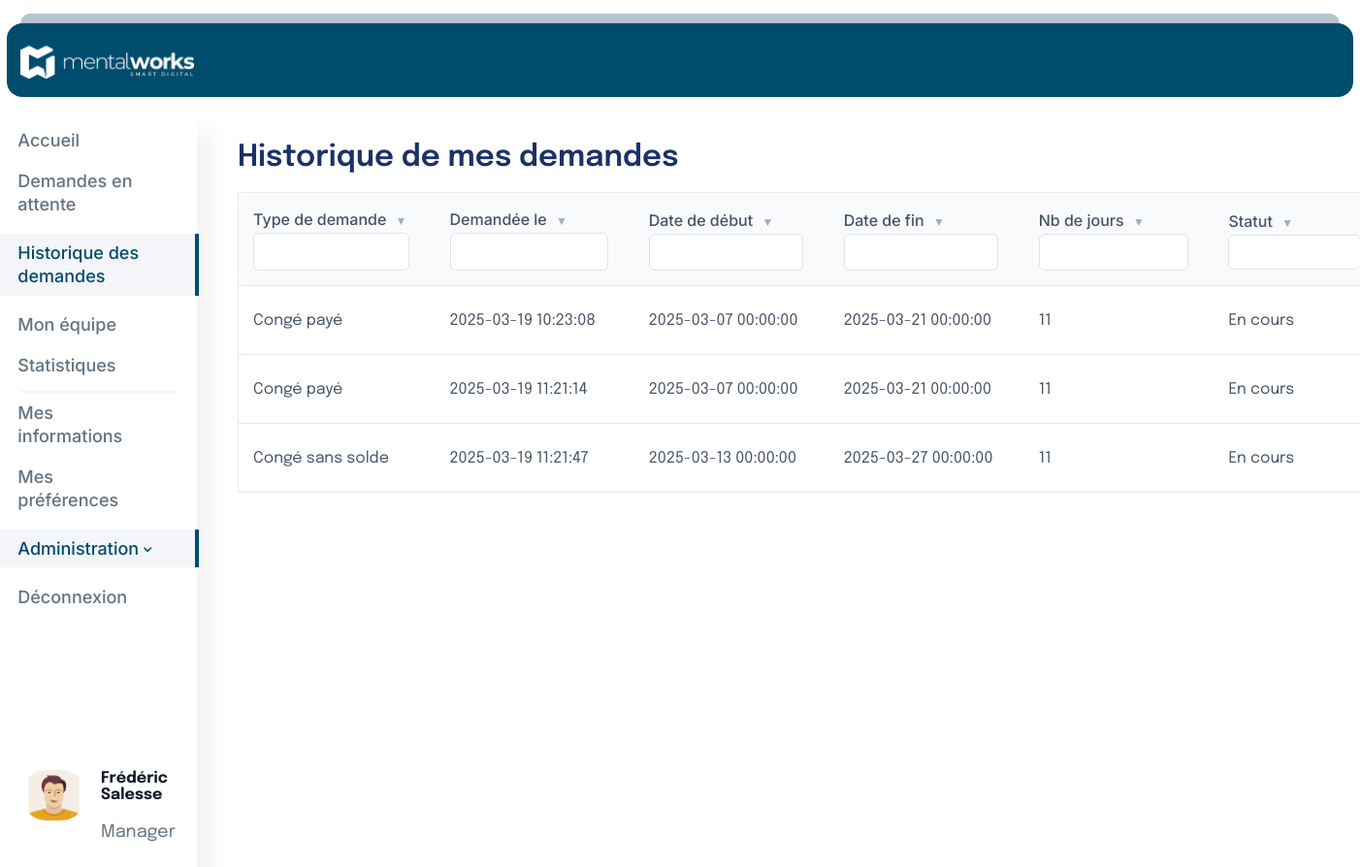
Screenshot of /historique.php (signed in) with the database file from the repository.
### tables this page shows
CREATE TABLE `request` (
  `id` int(11) NOT NULL,
  `request_type_id` int(11) NOT NULL,
  `collaborator_id` int(11) NOT NULL,
  `department_id` int(11) DEFAULT NULL,
  `created_at` datetime NOT NULL,
  `start_at` datetime NOT NULL,
  `end_at` datetime NOT NULL,
  `receipt_file` varchar(255) DEFAULT NULL,
  `comment` text DEFAULT NULL,
  `answer_comment` text DEFAULT NULL,
  `answer` tinyint(1) NOT NULL,
  `answer_at` datetime DEFAULT NULL
);

CREATE TABLE `request_type` (
  `id` int(11) NOT NULL,
  `name` varchar(255) NOT NULL
);

### historique.php (the view, shortened to what this page needs)
<?php
$order = 'asc';
$order = $_GET['order'] ?? $order ;
$demandes=[] ;
$user_id = $_SESSION['user_id'];
try {
    $pdo = new PDO('mysql:host=localhost;dbname=congefacile', 'root', '');
    $pdo->setAttribute(PDO::ATTR_ERRMODE, PDO::ERRMODE_EXCEPTION);
    $query = "SELECT
                request.request_type_id,
                request_type.name AS type_demande,
                request.created_at AS date_demande,
                request.start_at AS date_debut,
                request.end_at AS date_fin,
                request.answer AS etat_demande
              FROM request
              JOIN request_type ON request.request_type_id = request_type.id
              WHERE request.collaborator_id = :user_id";
    $stmt = $pdo->prepare($query);
    $stmt->bindParam(':user_id', $user_id, PDO::PARAM_INT);
    $stmt->execute();
    $demandes = $stmt->fetchAll(PDO::FETCH_ASSOC);
    $searchType = $_GET['searchType'] ?? '';
    $sortBy = $_GET['sortBy'] ?? 'date_demande';
    $order = $_GET['order'] ?? 'asc';
    $sortBy = $_GET['sortBy'] ?? 'date_demande';
    $searchNb = $_GET['searchNb'] ?? '';
    if (!empty($demandes) && isset($demandes[0][$sortBy])) {
        usort($demandes, function ($a, $b) use ($sortBy, $order) {
            return ($order === 'asc') ? $a[$sortBy] <=> $b[$sortBy] : $b[$sortBy] <=> $a[$sortBy];
        });
    }
} catch (PDOException $e) {
    echo "Erreur : " . $e->getMessage();
}
$nextOrder = ($order === 'asc') ? 'desc' : 'asc';
?>
<!DOCTYPE html>
<html lang="fr">
  <head>
    <link rel="stylesheet" href="style.css?v=2" />
    <link
      href="https://unpkg.com/boxicons@2.1.2/css/boxicons.min.css"
      rel="stylesheet"
    />
  </head>
<body>
<?php include 'include/top.php'; ?>
<div class="middle">
    <?php include 'include/left.php'; ?>
    <div class="right historique">
        <h1>Historique de mes demandes</h1>
      <div class="container">
        <table class="table1">
            <thead>
                <tr class='grey_Poste'>
                    <th class='searchHistorique'>
                        <a href="?sortBy=type&order=<?= $nextOrder ?>&searchType=<?= htmlspecialchars($searchType) ?>&searchNb=<?= htmlspecialchars($searchNb) ?>">
                            Type de demande
                            <span class="sort-arrow"><?= $sortBy === 'type' ? ($order === 'asc' ? '▲' : '▼') : '▼' ?></span>
                        </a>
                            <input class='searchListe' type="text" name="searchType" value="<?= htmlspecialchars($searchType) ?>"  />
                    </th>
                    <th class='searchHistorique'>
                        <a href="?sortBy=type&order=<?= $nextOrder ?>&searchType=<?= htmlspecialchars($searchType) ?>&searchNb=<?= htmlspecialchars($searchNb) ?>">
                            Demandée le
                            <span class="sort-arrow"><?= $sortBy === 'type' ? ($order === 'asc' ? '▲' : '▼') : '▼' ?></span>
                        </a>
                            <input class='searchListe' type="text" name="searchType" value="<?= htmlspecialchars($searchType) ?>"  />
                    </th>
                    <th class='searchHistorique'>
                        <a href="?sortBy=type&order=<?= $nextOrder ?>&searchType=<?= htmlspecialchars($searchType) ?>&searchNb=<?= htmlspecialchars($searchNb) ?>">
                            Date de début
                            <span class="sort-arrow"><?= $sortBy === 'type' ? ($order === 'asc' ? '▲' : '▼') : '▼' ?></span>
                        </a>
                            <input class='searchListe' type="text" name="searchType" value="<?= htmlspecialchars($searchType) ?>"/>
                    </th>
                    <th class='searchHistorique'>
                        <a href="?sortBy=type&order=<?= $nextOrder ?>&searchType=<?= htmlspecialchars($searchType) ?>&searchNb=<?= htmlspecialchars($searchNb) ?>">
                            Date de fin
                            <span class="sort-arrow"><?= $sortBy === 'type' ? ($order === 'asc' ? '▲' : '▼') : '▼' ?></span>
                        </a>
                            <input class='searchListe' type="text" name="searchType" value="<?= htmlspecialchars($searchType) ?>" />
                    </th>
                    <th class='searchHistorique'>
                        <a href="?sortBy=type&order=<?= $nextOrder ?>&searchType=<?= htmlspecialchars($searchType) ?>&searchNb=<?= htmlspecialchars($searchNb) ?>">
                            Nb de jours
                            <span class="sort-arrow"><?= $sortBy === 'type' ? ($order === 'asc' ? '▲' : '▼') : '▼' ?></span>
                        </a>
                            <input class='searchListe' type="text" name="searchType" value="<?= htmlspecialchars($searchType) ?>" />
                    </th>
                    <th class='searchHistorique'>
                        <a href="?sortBy=nb&order=<?= $nextOrder ?>&searchType=<?= htmlspecialchars($searchType) ?>&searchNb=<?= htmlspecialchars($searchNb) ?>">
                            Statut
                            <span class="sort-arrow"><?= $sortBy === 'nb' ? ($order === 'asc' ? '▲' : '▼') : '▼' ?></span>
                        </a>
                        <input class='searchListe'type="number" name="searchNb" value="<?= htmlspecialchars($searchNb) ?>" />
                    </th>
                </tr>
            </thead>
            <?php
            $holidays = [
                "2025-01-01",
                "2025-04-21",
                "2025-05-01",
                "2025-05-08",
                "2025-05-29",
                "2025-06-09",
                "2025-07-14",
                "2025-08-15",
                "2025-11-01",
                "2025-11-11",
                "2025-12-25"
            ];
            function getWorkingDays($start, $end, $holidays = []) {
                $begin = new DateTime($start);
                $end = new DateTime($end);
                $end->modify('+1 day');
                $interval = new DateInterval('P1D');
                $dateRange = new DatePeriod($begin, $interval, $end);
                $workingDays = 0;
                foreach ($dateRange as $date) {
                    $day = $date->format('N');
                    $formatted = $date->format('Y-m-d');
                        if ($day < 6 && !in_array($formatted, $holidays)) {
                            $workingDays++;
                        }
                }
                return $workingDays;
            }
            function getStatus($codes) {
                $numbers = explode(',', $codes);
                if (in_array('0', $numbers)) {
                    return 'En cours';
                } elseif (in_array('1', $numbers)) {
                    return 'Acceptée';
                } elseif (in_array('2', $numbers)) {
                    return 'Refusée';
                } else {
                    return 'Statut inconnu';
                }
            }
            ?>
            <tbody>
                <div class='tab_Poste'>
                    <?php if (count($demandes) > 0) : ?>
                        <?php foreach ($demandes as $demande) : ?>
                            <tr>
                                <td><?= htmlspecialchars($demande['type_demande']) ?></td>
                                <td><?= htmlspecialchars($demande['date_demande']) ?></td>
                                <td><?= htmlspecialchars($demande['date_debut']) ?></td>
                                <td><?= htmlspecialchars($demande['date_fin']) ?></td>
                                <td><?= getWorkingDays($demande['date_debut'], $demande['date_fin'], $holidays); ?></td>
                                <td><?= getStatus($demande['etat_demande']) ?></td>
                            </tr>
                            <?php endforeach; ?>
                            <?php else : ?>
                                <tr>
                                    <td colspan="3" class="empty-row">Aucune demande trouvé</td>
                                </tr>
                    <?php endif; ?>
                </div>
            </tbody>
        </table>
      </div>
    </div>
</body>
</html>

### style.css (style rules this page uses)
body { margin: 0; font-family: "Epilogue", sans-serif; }
a { font-size: 16px; font-weight: 500; color: #637381; line-height: 24px; text-decoration: none; font-family: "inter", sans-serif; }
h1 { font-size: 30.85px; font-weight: 600; color: #1b3168; line-height: 28.5px; font-family: "Epilogue", sans-serif; }
input { background-color: white; border-radius: 6px; border: #dfe4ea solid 1px; width: 100%; padding: 12px 16px 12px 20px; font-family: "inter", sans-serif; outline: none; max-width: 350px; }
input::placeholder { font-size: 16px; font-weight: 400; font-family: "inter", sans-serif; }
.right { display: flex; flex-direction: column; flex: 2; max-width: 800px; margin-left: 3%; margin-top: 1%; }
.middle { display: flex; align-items: flex-start; justify-content: flex-start; width: 100%; margin-top: 1%; }
.right input { width: 350px; }
.searchHistorique { width: 17%; }
.right.historique { max-width: 95%; }
.searchHistorique input { width: 80%; padding: 6%; }
.searchListe { padding: 3%; }
th, td { border-bottom: 1px solid #e5e7eb; padding: 15px; text-align: left; border-bottom: 1px solid #e5e7eb; text-align: left; }
thead th a { text-decoration: none; color: #475467; }
th:first-child, td:first-child { border-top-left-radius: 10px; border-bottom-left-radius: 10px; }
.sort-arrow { margin-left: 5px; font-size: 12px; color: #a0aec0; }
.grey_Poste { background-color: #f9fafb; }
table { width: 100%; border-collapse: collapse; background-color: #ffffff; border-radius: 12px; border: 1px solid #eaecf0; color: #475467; border-radius: 12px; }
.table1 { width: 1356px; }
th, td { border-bottom: 1px solid #e5e7eb; padding: 15px; text-align: left; border-bottom: 1px solid #e5e7eb; }

### rows the page displays
request: request_type.name "Congé payé", created_at "2025-03-19 10:23:08", start_at "2025-03-07 00:00:00", end_at "2025-03-21 00:00:00", start_at+end_at "11", answer "En cours"
request: request_type.name "Congé payé", created_at "2025-03-19 11:21:14", start_at "2025-03-07 00:00:00", end_at "2025-03-21 00:00:00", start_at+end_at "11", answer "En cours"
request: request_type.name "Congé sans solde", created_at "2025-03-19 11:21:47", start_at "2025-03-13 00:00:00", end_at "2025-03-27 00:00:00", start_at+end_at "11", answer "En cours"
